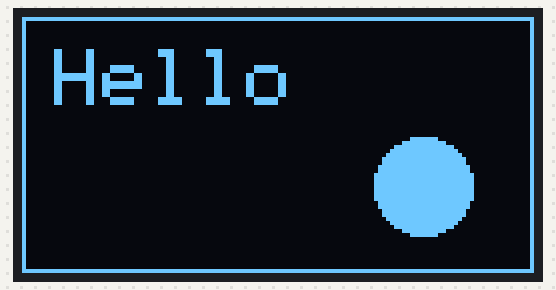
This sketch was run on a simulated Arduino Nano, built with avr-gcc and run on an emulated ATmega328P. On the bench: 128×64 one-colour display.

Above: at 0.2 s.

The sketch:

hello.ino
```cpp
#include <Wire.h>
#include <Adafruit_GFX.h>
#include <Adafruit_SSD1306.h>

// 128 x 64 on Wire, with no reset pin.
Adafruit_SSD1306 display(128, 64, &Wire, -1);

void setup() {
  // The module holds RES# low through 4.7 kohm and 10 uF for about 76 ms after power-on.
  delay(100);
  display.begin(SSD1306_SWITCHCAPVCC, 0x3C);
  display.clearDisplay();
  display.drawRect(0, 0, 128, 64, SSD1306_WHITE);
  display.setTextSize(2);
  display.setTextColor(SSD1306_WHITE);
  display.setCursor(8, 8);
  display.print(F("Hello"));
  display.fillCircle(100, 42, 12, SSD1306_WHITE);
  display.display();
}

void loop() {
}
```
